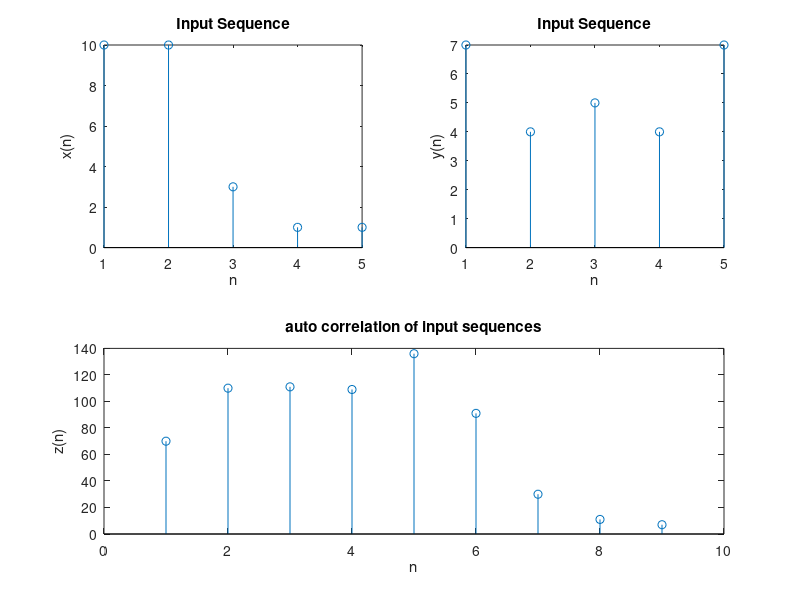

This chart was generated by the following MATLAB code:
%Generation of random sequence and thier correlations.

l=input('Enter Sequence Length')
x=randi(10,1,l);
y=randi(10,1,l);

subplot(2,2,1);
stem(x);
xlabel('n');
ylabel('x(n)');
title('Input Sequence');

subplot(2,2,2);
stem(y);
xlabel('n');
ylabel('y(n)');
title('Input Sequence');
% autocorrelation of x and y input sequences
z = xcorr(x,y);
disp('The values of z are : '); disp(z);

subplot(2,1,2);
stem(z);
xlabel('n');
ylabel('z(n)');
title('auto correlation of input sequences');